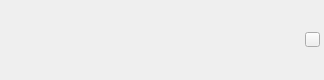
<?xml version="1.0" encoding="UTF-8"?>
<ui version="4.0">
 <class>Form</class>
 <widget class="QWidget" name="Form">
  <property name="geometry">
   <rect>
    <x>0</x>
    <y>0</y>
    <width>324</width>
    <height>80</height>
   </rect>
  </property>
  <property name="minimumSize">
   <size>
    <width>0</width>
    <height>0</height>
   </size>
  </property>
  <property name="maximumSize">
   <size>
    <width>16777215</width>
    <height>16777215</height>
   </size>
  </property>
  <property name="windowTitle">
   <string>Form</string>
  </property>
  <widget class="QLabel" name="label_image">
   <property name="geometry">
    <rect>
     <x>10</x>
     <y>2</y>
     <width>120</width>
     <height>76</height>
    </rect>
   </property>
   <property name="minimumSize">
    <size>
     <width>120</width>
     <height>76</height>
    </size>
   </property>
   <property name="maximumSize">
    <size>
     <width>120</width>
     <height>76</height>
    </size>
   </property>
   <property name="text">
    <string/>
   </property>
  </widget>
  <widget class="QLabel" name="label_filename">
   <property name="geometry">
    <rect>
     <x>138</x>
     <y>0</y>
     <width>170</width>
     <height>80</height>
    </rect>
   </property>
   <property name="minimumSize">
    <size>
     <width>170</width>
     <height>80</height>
    </size>
   </property>
   <property name="maximumSize">
    <size>
     <width>170</width>
     <height>80</height>
    </size>
   </property>
   <property name="font">
    <font>
     <family>新宋体</family>
     <pointsize>-1</pointsize>
    </font>
   </property>
   <property name="styleSheet">
    <string notr="true">QLabel#label_filename {
    color:rgb(255,255,255);
    background-color: transparent;
    font-family: &quot;新宋体&quot;;
    font-size: 17px;
}</string>
   </property>
   <property name="text">
    <string/>
   </property>
  </widget>
  <widget class="QLabel" name="label_duration">
   <property name="geometry">
    <rect>
     <x>15</x>
     <y>55</y>
     <width>80</width>
     <height>20</height>
    </rect>
   </property>
   <property name="styleSheet">
    <string notr="true">QLabel#label_duration {
    color:rgb(255,255,255);
    background-color: transparent;
    font-family: &quot;新宋体&quot;;
    font-size: 15px;
	font-weight:bold;
}</string>
   </property>
   <property name="text">
    <string/>
   </property>
  </widget>
  <widget class="QPushButton" name="btn_remove">
   <property name="geometry">
    <rect>
     <x>305</x>
     <y>32</y>
     <width>15</width>
     <height>15</height>
    </rect>
   </property>
   <property name="text">
    <string/>
   </property>
  </widget>
 </widget>
 <resources/>
 <connections/>
</ui>
